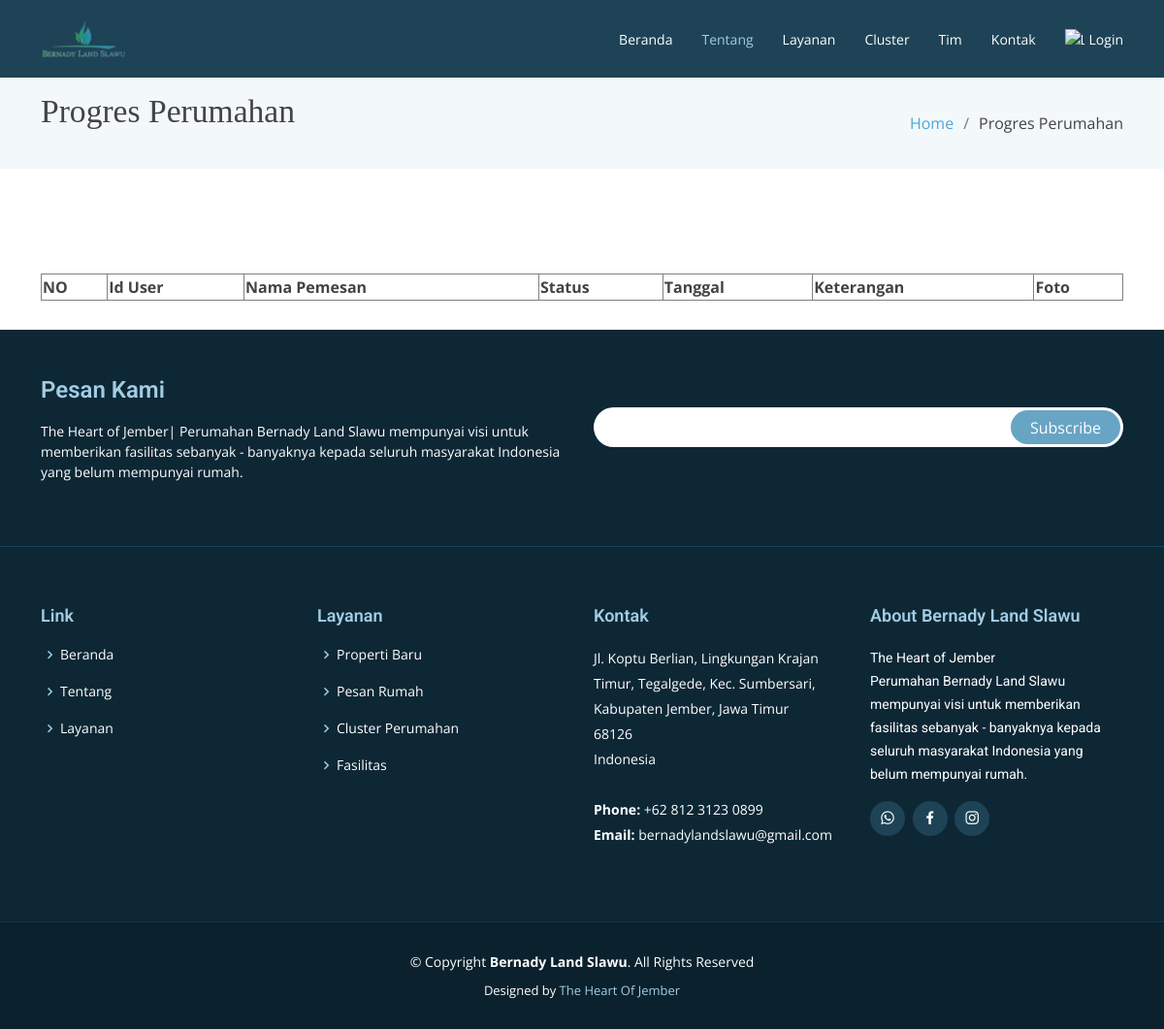
The page /proggres_user.php on the database as committed earlier.
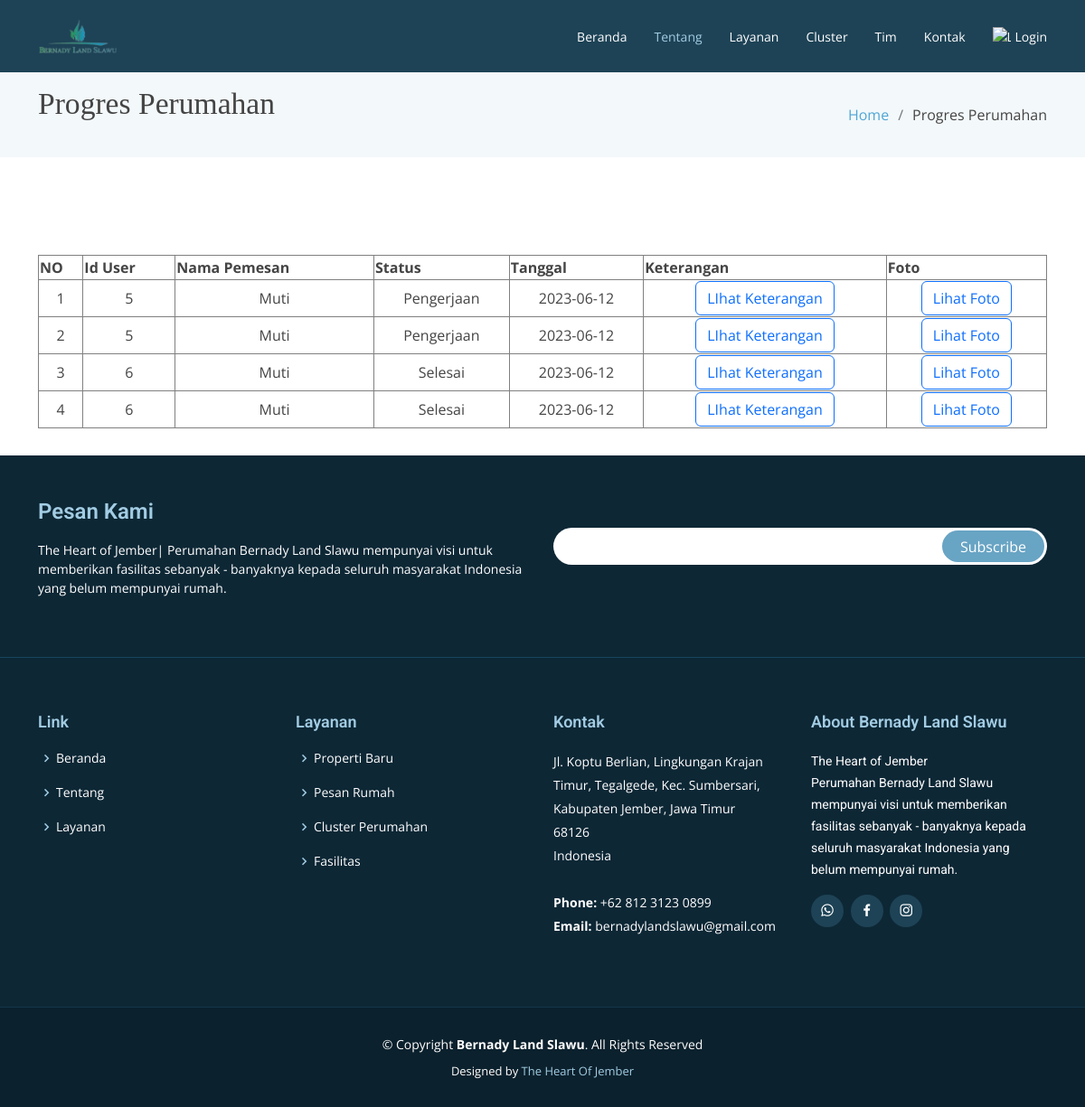
The same page on the database as committed later.
### tables this page shows
CREATE TABLE `proggres` (
  `id` int(2) NOT NULL,
  `id_pemesanan` int(2) NOT NULL,
  `id_user` int(2) NOT NULL,
  `status` enum('Pengerjaan','Selesai','','') NOT NULL,
  `keterangan` text NOT NULL,
  `foto` text NOT NULL,
  `tanggal` date NOT NULL DEFAULT current_timestamp()
);

CREATE TABLE `pemesanan_rumah` (
  `id_pemesanan_rumah` int(11) NOT NULL,
  `nama_pemesan` varchar(100) NOT NULL,
  `alamat` varchar(100) NOT NULL,
  `no_telp_pemesan` varchar(15) NOT NULL,
  `id_cluster` int(11) NOT NULL,
  `tgl_pemesanan` date NOT NULL,
  `fotocopy_ktp` varchar(100) NOT NULL,
  `jenis_pembayaran` varchar(100) NOT NULL,
  `jml_cicilan_dp` int(100) NOT NULL,
  `jml_cicilan_inhouse` int(100) NOT NULL,
  `id_user` int(11) NOT NULL
);

### proggres_user.php (the view, shortened to what the changed rows need)
<?php
require ('koneksi.php');
?>
<!DOCTYPE html>
<html lang="en">
<head>
  <link href="vendor/fontawesome-free/css/all.min.css" rel="stylesheet" type="text/css">
  <link href="vendor/animate.css/animate.min.css" rel="stylesheet">
  <link href="vendor/aos/aos.css" rel="stylesheet">
  <link href="vendor/bootstrap/css/bootstrap.min.css" rel="stylesheet">
  <link href="vendor/bootstrap-icons/bootstrap-icons.css" rel="stylesheet">
  <link href="vendor/boxicons/css/boxicons.min.css" rel="stylesheet">
  <link href="vendor/glightbox/css/glightbox.min.css" rel="stylesheet">
  <link href="vendor/swiper/swiper-bundle.min.css" rel="stylesheet">
  <link href="css/style.css" rel="stylesheet">
</head>
<body>
  <main id="main">
    <section class="breadcrumbs">
      <div class="container">
        <div class="d-flex justify-content-between align-items-center">
          <h2><blockquote>Progres Perumahan</blockquote></h2>
        </div>
      </div>
    </section>
      <section class="contact" data-aos="fade-up" data-aos-easing="ease-in-out" data-aos-duration="500">
 <div class="container">
   <table class="table-bordered" style="width: 100%;">
     <thead>
       <tr>
         <th>NO</th>
         <th>Id User</th>
         <th>Nama Pemesan</th>
         <th>Status</th>
         <th>Tanggal</th>
         <th>Keterangan</th>
         <th>Foto</th>
       </tr>
     </thead>
     <tbody>
     <br></br>
     <?php
     $query_mysql2 = mysqli_query($koneksi,"SELECT pemesanan_rumah.nama_pemesan, proggres.id_user, proggres.tanggal, proggres.id, proggres.id_pemesanan, proggres.status, proggres.keterangan, proggres.foto FROM proggres INNER JOIN pemesanan_rumah ON pemesanan_rumah.id_pemesanan_rumah=proggres.id_pemesanan");
     $no = 1;
     while ($item = mysqli_fetch_array($query_mysql2)) {
       ?>
        <tr class="text-center">
         <td><?php echo $no++?></td>
         <td><?php echo $item['id_user'];?></td>
         <td><?php echo $item['nama_pemesan'];?></td>
         <td><?php echo $item['status'];?></td>
         <td><?php echo $item['tanggal'];?></td>
         <td>
         <div class="align-items-center">
 <button data-modal-target="#modal-keterangan<?php echo $item['id']?>" class="btn btn-outline-primary btn-circle">LIhat Keterangan</button>
 </div>
         </td>
         <td>
         <div class="align-items-center">
 <button data-modal-target="#modal-foto<?php echo $item['id']?>" class="btn btn-outline-primary btn-circle">Lihat Foto</button>
 </div>
         </td>
       </tr>
                </div>
            <?php
          }
          ?>
          </tbody>
        </table>
      </div>
    </section>
</main>
</body>
</html>

Rows that differ between the two databases and show on the page:
added proggres: id_user "5", id_pemesanan.nama_pemesan "Muti", status "Pengerjaan", tanggal "2023-06-12"
added proggres: id_user "5", id_pemesanan.nama_pemesan "Muti", status "Pengerjaan", tanggal "2023-06-12"
added proggres: id_user "6", id_pemesanan.nama_pemesan "Muti", status "Selesai", tanggal "2023-06-12"
added proggres: id_user "6", id_pemesanan.nama_pemesan "Muti", status "Selesai", tanggal "2023-06-12"
